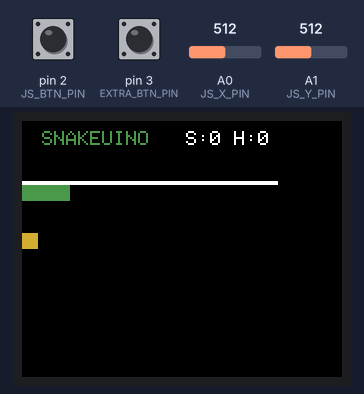
A sketch run on a simulated Arduino Uno, built with avr-gcc and run on an emulated ATmega328P. Parts: 160×128 colour display. The inputs (shaded band) are chosen by the test bench; at power-on: A0 (JS_X_PIN) = 512, pin 3 (EXTRA_BTN_PIN) HIGH, pin 2 (JS_BTN_PIN) HIGH, A1 (JS_Y_PIN) = 512. Random numbers use the default seed unless the sketch sets one; EEPROM starts erased.

Above: at 1.2 s.
1.3 s: A0 (JS_X_PIN) set to 688
2.8 s: A0 (JS_X_PIN) set to 717
At 2.83 s:
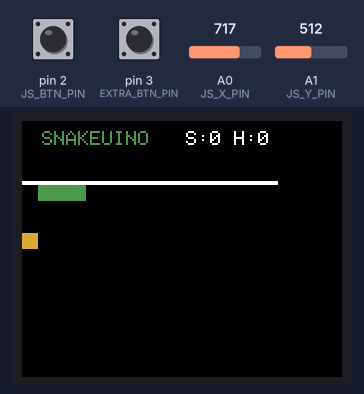
4.5 s: pin 3 (EXTRA_BTN_PIN) pulled LOW for 0.15 s
At 5.14 s:
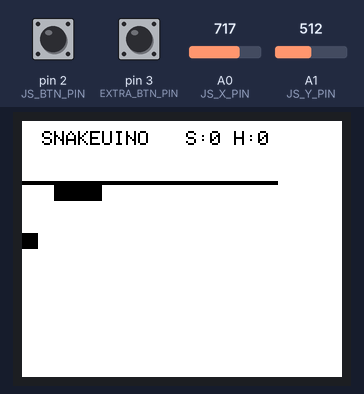
5.2 s: pin 3 (EXTRA_BTN_PIN) pulled LOW for 1 s
At 5.28 s:
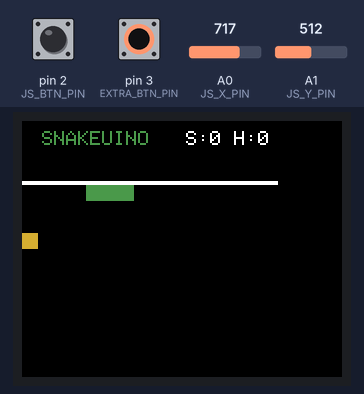
6.8 s: pin 3 (EXTRA_BTN_PIN) pulsed LOW 5 times (0.12 s each, 0.3 s apart)
At 6.83 s:
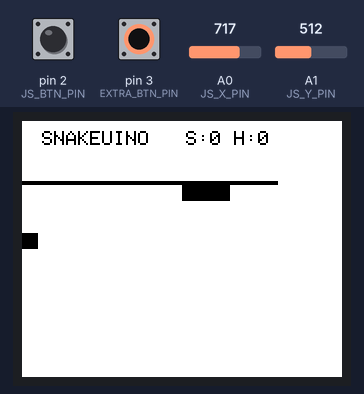

The sketch:

snakeuino.ino
```cpp
#include <TFT.h>
#include <SPI.h>
#include <EEPROM.h>

// TFT pins
#define CS    10
#define DC    9
#define RESET 8

// global variable for the screen
TFT screen = TFT(CS, DC, RESET);

// EEPROM STUFF
#define MAGIC_ADDR 0
#define HIGHSCORE_ADDR 1
#define MAGIC_VALUE 0x42

// screens parameter
#define SCREEN_W 128
#define SCREEN_H 160
#define GAME_W 128
#define GAME_H 128

// used for both snake sizing and food sizing
#define CELL_SIZE 8
#define MAX_X (GAME_W / CELL_SIZE - 1)
#define MAX_Y (GAME_H / CELL_SIZE - 1)

#define JS_BTN_PIN 2
#define JS_X_PIN A0
#define JS_Y_PIN A1

#define EXTRA_BTN_PIN 3

#define MAX_X (GAME_W / CELL_SIZE)
#define MAX_Y (GAME_H / CELL_SIZE)

#define MAX_SNAKE_SIZE (GAME_W * GAME_H / (CELL_SIZE * CELL_SIZE))
#define STARTING_SNAKE_SIZE 3

#define BUTTON_DEBOUNCE_VALUE 100

// main colours
#define FOOD_COLOR screen.Color565(212, 175, 55)
#define SNAKE_COLOR screen.Color565(77, 153, 77)
#define BG_COLOR screen.Color565(0, 0, 0)
#define SCORE_COLOR screen.Color565(255, 255, 255)
#define GAMEOVER_COLOR screen.Color565(255, 0, 0)

// light mode
#define FOOD_COLOR_LM screen.Color565(0, 0, 0)
#define SNAKE_COLOR_LM screen.Color565(0, 0, 0)
#define BG_COLOR_LM screen.Color565(255, 255, 255)
#define SCORE_COLOR_LM screen.Color565(0, 0, 0)
#define GAMEOVER_COLOR_LM screen.Color565(0, 0, 0)

// variables for global colours
uint16_t food_color = FOOD_COLOR;
uint16_t snake_color = SNAKE_COLOR;
uint16_t background_color = BG_COLOR;
uint16_t score_color = SCORE_COLOR;
uint16_t gameover_color = GAMEOVER_COLOR;

// lower and higher threshold values for joystick
#define L_T_VALUE 300
#define H_T_VALUE 700

#define HEADER_HEIGHT 32
#define GAME_OFFSET_Y HEADER_HEIGHT
#define HEADER_COLOR screen.Color565(100, 100, 100)

#define HEADER_TEXT "SNAKEUINO"
#define GAMEOVER_TEXT "GAME OVER"

// global variables for interrupts
volatile bool button_pressed_flag = false;
volatile uint32_t last_interrupt_time = 0;
volatile bool tick = false;
volatile bool color_button_pressed_flag = false;

#define STATE_RUN 0
#define STATE_PAUSED 1
#define STATE_GAMEOVER 2
volatile uint8_t state = 0;

uint16_t highscore = 0;

// direction of the snake movement optimize later to use a single vvariable
int8_t dir_x = 0;
int8_t dir_y = 0;


// food coordinates x, y
uint8_t food_cords[2];
uint8_t food_cords_old[2];
bool food_consumed = false;

// used for printing score upon startup and color change
bool score_condition = true;

// store previous score to detect changes
uint8_t prev_score = 0;

// saves the current snake size
uint8_t snake_size = STARTING_SNAKE_SIZE;

// saves the coordinates of the snake cells
// [0], [1] = x and y of the first cell and etc
uint8_t snake[MAX_SNAKE_SIZE * 2] = {2, 0, 1, 0, 0, 0};

bool full_snake_render_condition = true;

// save the tail to undraw it
uint8_t tail[2] = {snake[snake_size * 2 - 1], snake[snake_size * 2 - 2]};

void setup() {
  Serial.begin(9600);

  highscore = read_highscore();

  // initialize the screen
  screen.begin();
  screen.background(0,0,0);
  screen.setRotation(2);

  // pin for button press
  pinMode(JS_BTN_PIN, INPUT_PULLUP);
  pinMode(EXTRA_BTN_PIN, INPUT_PULLUP);

  // add interrupt for button pressed
  attachInterrupt(digitalPinToInterrupt(JS_BTN_PIN), button_pressed, FALLING);
  attachInterrupt(digitalPinToInterrupt(EXTRA_BTN_PIN), color_button_pressed, FALLING);

  // set a random seed for the food
  randomSeed(analogRead(A0));

  // set the food cords
  food_cords[0] = random(MAX_X);
  food_cords[1] = random(MAX_Y);

  // https://deepbluembedded.com/arduino-timer-interrupts/
  noInterrupts();           // disable interrupts during setup
  TCCR1A = 0;               // clear control register A
  TCCR1B = 0;               // clear control register B
  TCNT1  = 0;               // reset counter

  // (16 MHz) / (prescaler 64) = 250,000 ticks per second
  // 0.07 seconds * 250000 = 17500 ticks
  OCR1A = 17500;            // compare match register for 70ms

  TCCR1B |= (1 << WGM12);   // CTC mode (Clear Timer on Compare Match)
  TCCR1B |= (1 << CS11) | (1 << CS10);  // prescaler 64
  TIMSK1 |= (1 << OCIE1A);  // enable Timer1 compare interrupt
  interrupts();             // enable interrupts

}

void loop() {
  switch(state) {
    case STATE_RUN:
      handle_input();
      if(tick) {
        update_snake();
        render();
        tick = false;
      }
      break;
      case STATE_GAMEOVER:
        render_game_over();
        break;
    default:
      // if the game is paused do nothing
      break;
  }

  if(button_pressed_flag) {
    if(state == STATE_GAMEOVER) {
      reset();
      state = STATE_RUN;
    }
    else if(state == STATE_RUN) {
      state = STATE_PAUSED;
    }
    else {
      state = STATE_RUN;
    }
    button_pressed_flag = false;
  }

  if(color_button_pressed_flag) {
    if(food_color == FOOD_COLOR) {
      food_color = FOOD_COLOR_LM;
      snake_color = SNAKE_COLOR_LM;
      background_color = BG_COLOR_LM;
      score_color = SCORE_COLOR_LM;
      gameover_color = GAMEOVER_COLOR_LM;
    }
    else {
      food_color = FOOD_COLOR;
      snake_color = SNAKE_COLOR;
      background_color = BG_COLOR;
      score_color = SCORE_COLOR;
      gameover_color = GAMEOVER_COLOR;
    }
    score_condition = true;
    full_snake_render_condition = true;
    screen.fillScreen(background_color);
    color_button_pressed_flag = false;
  }

}

// button interrupt function
void button_pressed() {
  uint32_t current_time = millis();
  if(current_time - last_interrupt_time > BUTTON_DEBOUNCE_VALUE) {
    button_pressed_flag = true;
  }

  last_interrupt_time = current_time;
}

void color_button_pressed() {
  uint32_t current_time = millis();
  if(current_time - last_interrupt_time > BUTTON_DEBOUNCE_VALUE) {
    color_button_pressed_flag = true;
  }

  last_interrupt_time = current_time;
}

void handle_input() {
  int x = analogRead(JS_X_PIN); // 0-1023
  int y = analogRead(JS_Y_PIN); // 0-1023

  if (x < L_T_VALUE && dir_x != 1 && y > L_T_VALUE && y < H_T_VALUE) {          // left
    dir_x = -1;
    dir_y = 0;
  }
  else if (x > H_T_VALUE && dir_x != -1 && y > L_T_VALUE && y < H_T_VALUE) {     // right
    dir_x = 1;
    dir_y = 0;
  }
  else if (y < L_T_VALUE && dir_y != 1 && x > L_T_VALUE && x < H_T_VALUE) {     // up
    dir_x = 0;
    dir_y = -1;
  }
  else if (y > H_T_VALUE && dir_y != -1 && x > L_T_VALUE && x < H_T_VALUE) {     // down
    dir_x = 0;
    dir_y = 1;
  }
}

// generates new coordinates for food
void eat_food() {
  food_cords_old[0] = food_cords[0];
  food_cords_old[1] = food_cords[1];

  food_consumed = true;

  food_cords[0] = random(MAX_X);
  food_cords[1] = random(MAX_Y);
}

void reset() {
  if(snake_size - STARTING_SNAKE_SIZE > highscore) {
    highscore = snake_size - STARTING_SNAKE_SIZE;
    write_highscore();
  }

  state = STATE_RUN;
  screen.background(background_color);

  food_cords[0] = random(MAX_X);
  food_cords[1] = random(MAX_Y);

  // reset the directions
  dir_x = 0;
  dir_y = 0;

  // reset the snake
  snake_size = STARTING_SNAKE_SIZE;

  snake[0] = 2;
  snake[1] = 0;
  snake[2] = 1;
  snake[3] = 0;
  snake[4] = 0;
  snake[5] = 0;

  full_snake_render_condition = true;
}

void draw_cell(uint8_t x, uint8_t y, uint16_t color) {
  screen.fillRect(x * CELL_SIZE, y * CELL_SIZE + GAME_OFFSET_Y, CELL_SIZE, CELL_SIZE, color);
}

void undraw_cell(uint8_t x, uint8_t y) {
  screen.fillRect(x * CELL_SIZE, y * CELL_SIZE + GAME_OFFSET_Y, CELL_SIZE, CELL_SIZE, background_color);
}

void update_snake() {
  if(dir_x == 0 && dir_y == 0) {
    return;
  }

  // calculate new head position
  int16_t new_x = snake[0] + dir_x;
  int16_t new_y = snake[1] + dir_y;

  // check for out of bounds
  if(new_x >= MAX_X) {
    new_x = 0;
  }
  else if(new_x < 0) {
    new_x = MAX_X - 1;
  }

  if(new_y >= MAX_Y) {
    new_y = 0;
  }
  else if(new_y < 0) {
    new_y = MAX_Y - 1;
  }

  if(new_y >= MAX_Y && new_y < 0xf0) {
    new_y = 0;
  }

  else if(new_y > 0xf0) {
    new_y = MAX_Y;
  }

  // check if food was consumed
  if(new_x == food_cords[0] && new_y == food_cords[1]) {
    eat_food();
    ++snake_size;
  }

  // save the old tail to unrender it
  tail[0] = snake[(snake_size - 1) * 2];
  tail[1] = snake[(snake_size - 1) * 2 + 1];

  // move body (from tail to head)
  for (int i = snake_size - 1; i > 0; i--) {
    if(new_x == snake[i * 2] && new_y == snake[i * 2 + 1]) {
      state = STATE_GAMEOVER;
      break;
    }

    snake[i * 2] = snake[(i - 1) * 2];
    snake[i * 2 + 1] = snake[(i - 1) * 2 + 1];
  }

  // update head
  snake[0] = new_x;
  snake[1] = new_y;
}


void render() {
  // draw the header
  draw_header();

  // draw the food
  render_food();

  // render the snake
  render_snake();
}

void render_food() {
  // if food was consumed remove the old food
  if(food_consumed) {
    undraw_cell(food_cords_old[0], food_cords_old[1]);
    food_consumed = false;
  }

  draw_cell(food_cords[0], food_cords[1], food_color);
}

void render_snake() {
  // save the last cell and unrender it
  if(dir_x != 0 || dir_y != 0) {
    undraw_cell(tail[0], tail[1]);
  }

  // render only the head
  if(!full_snake_render_condition) {
    draw_cell(snake[0], snake[1], snake_color);
  }
  else {
    for(uint16_t i = 0, j = 0; i < snake_size; ++i, j += 2) {
      draw_cell(snake[j], snake[j + 1], snake_color);
    }
    full_snake_render_condition = false;
  }
}

void draw_header() {
    // dont go here idk whats going on but it works (I hate doing calculating pixels)
    screen.stroke(snake_color);
    screen.setTextSize(1); screen.text(HEADER_TEXT, 10, 5);
    screen.fillRect(0, HEADER_HEIGHT - 2, SCREEN_W, 2, score_color);

    // Only update score if it changed or score condition was met (like starting the game or changing colors)
    if(snake_size - STARTING_SNAKE_SIZE != prev_score || score_condition) {
        char scoreText[16];
        sprintf(scoreText, "S:%d H:%d", snake_size - STARTING_SNAKE_SIZE, highscore);

        int textWidth = strlen(scoreText) * 6 * 1;
        int xPos = SCREEN_W - textWidth - 4;
        int yPos = 5;

        // Clear the area where score was previously drawn
        screen.fillRect(xPos, yPos, textWidth, 8 * 1, background_color);
        screen.stroke(score_color);
        screen.setTextSize(1);
        screen.text(scoreText, xPos, yPos);

        prev_score = snake_size - STARTING_SNAKE_SIZE;
        score_condition = false;
    }
}

ISR(TIMER1_COMPA_vect) {
  tick = true;
}

void render_game_over() {
  screen.stroke(gameover_color);
  screen.setTextSize(2);

  // compute the text width (approximate: each character is 6 pixels wide per size 1)
  const char* msg = GAMEOVER_TEXT;
  int charWidth = 6 * 2;
  int textWidth = strlen(msg) * charWidth;

  // center coordinates
  int x = (SCREEN_W - textWidth) / 2;
  int y = GAME_OFFSET_Y + (GAME_H - 8 * 2) / 2; // 8 pixels height per char * text size

  screen.text(msg, x, y);
}

uint8_t read_highscore() {
    uint8_t magic = EEPROM.read(MAGIC_ADDR);
    if (magic != MAGIC_VALUE) {
        EEPROM.update(MAGIC_ADDR, MAGIC_VALUE);
        EEPROM.update(HIGHSCORE_ADDR, 0);
        return 0;
    }
    return EEPROM.read(HIGHSCORE_ADDR);
}

void write_highscore() {
    EEPROM.update(HIGHSCORE_ADDR, highscore);
    EEPROM.update(MAGIC_ADDR, MAGIC_VALUE);
}
```

Measured:
- the behaviour switches between 700 and 701 on A0 (JS_X_PIN) (found by bisection; images 0 and 1)
- after the input at 1.3 s, every drawn part: stays the same
- after the input at 2.8 s, the display: changes at once (image 1)
